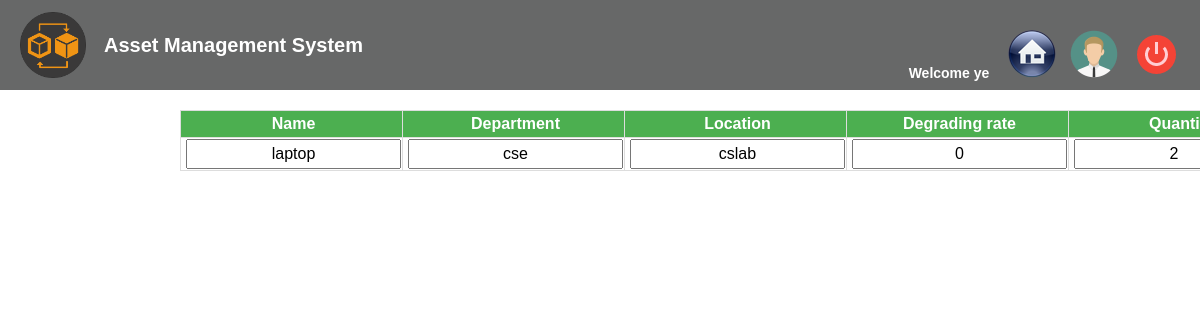
The app's page /apnaasset/update.php?id=2 (signed in), older data.
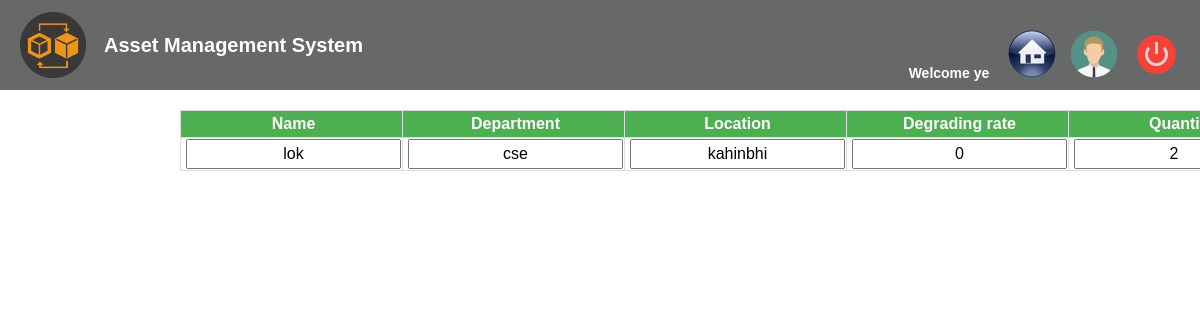
The same page, newer data.
### tables this page shows
CREATE TABLE `uassets` (
  `id` int(11) NOT NULL,
  `userid` int(11) NOT NULL,
  `department` varchar(32) NOT NULL,
  `name` varchar(32) NOT NULL,
  `location` varchar(32) NOT NULL,
  `perishable` varchar(32) NOT NULL,
  `price` float NOT NULL,
  `quantity` int(11) NOT NULL,
  `degradingrate` int(11) DEFAULT NULL,
  `description` varchar(32) DEFAULT NULL,
  `vendorname` varchar(32) NOT NULL,
  `purchasedate` date NOT NULL
);

### apnaasset/core/init.php (called while the page is built, shortened)
<?php
require 'db/database.php';
require 'functions/user.php';
require 'functions/asset.php';
if(logged_in() === true){
    $session_id = $_SESSION['id'];
    $user_data = user_data($con,$session_id,'id','first_name','last_name','email');
}

### apnaasset/core/functions/user.php (called while the page is built, shortened)
<?php
function user_data($con,$id){
    $id= (int)$id;
    $get_num = func_num_args();
    $get_args =func_get_args();
    if($get_num>1){
        unset($get_args[0],$get_args[1]);
        $fields = '`'. implode('`,`',$get_args). '`';
        $res=mysqli_query($con,"SELECT $fields FROM `users` WHERE `id`= $id");
        $data = mysqli_fetch_assoc($res);
        return $data;
    }
}
?>

### apnaasset/core/functions/asset.php (called while the page is built, shortened)
<?php
function asset_data($con,$id){
        $id= (int)$id;
        $res=mysqli_query($con,"SELECT * FROM `uassets` WHERE `id`= $id");
            $data = mysqli_fetch_assoc($res);
            return $data;
}
?>

### apnaasset/update.php (the view, shortened to what this page needs)
<?php
require 'core/init.php';
?>
<!DOCTYPE html>
<html lang="en">
<head>
    <link rel="stylesheet" href="css/normalize.css">
    <link rel="stylesheet" type="text/css" media="screen" href="css/screen.css">
    <link rel="stylesheet" href="css/home.css" />
</head>
<body>
<div id="page">
    <header>
        <a title="asset" href="home.php">
            <div class="logo">
                <img src="images/logo.png" height="66px" weight="66px" />
                <span id="title">Asset Management System</span>
            </div>
        </a>
        <nav>
            <label for="email">Welcome <?php echo $user_data['first_name']; ?> </label>
            <input type="image" src="images/icons/home.png" title="home" value="Home" style="margin-left:10px;"/>
            <a href="profile.php"><input type="image" src="images/icons/user.png" title="Profile" value="settings " style="margin-left:10px;"/></a>
            <a href="logout.php"><input type="image" src="images/icons/logout.png" title="Logout" value="Sign Out" style="margin-left:10px;"/></a>
        </nav>
    </header>
    <?php $id=$_GET['id'];
    $asset_data=asset_data($con,$id);?>
    <div class="content-center">
            <table border=0>
                <tr>
                    <th>Name</th>
	                <th>Department</th>
	                <th>Location</th>
	                <th>Degrading rate</th>
	                <th>Quantity</th>
	            </tr>
                <form action="" method="post">
                    <td><input style="text-align: center" type="text" value="<?php echo $asset_data['name'];?>" name="name"></td>
                    <td><input style="text-align: center" type="text" value="<?php echo $asset_data['department'];?>" name="department"></td>
                    <td><input style="text-align: center" type="text" value="<?php echo $asset_data['location'];?>" name="location"></td>
                    <td><input style="text-align: center" type="text" value="<?php echo $asset_data['degradingrate'];?>" name="degradingrate"></td>
                    <td><input style="text-align: center" type="number" value="<?php echo $asset_data['quantity'];?>" name="quantity"></td>
                </form>
            </table>
    </div>
</div>
</body>
</html>

Row changes from the older to the newer data that the page shows:
changed uassets "cse": name "laptop" → "lok"; location "cslab" → "kahinbhi"
